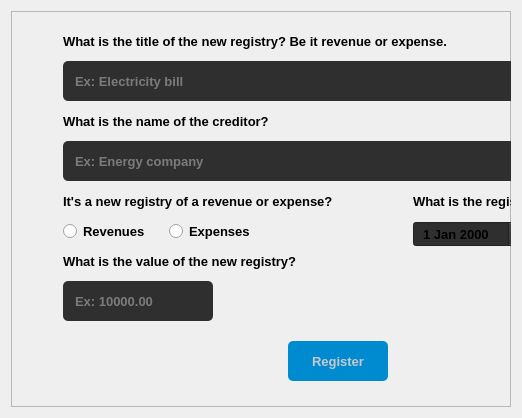
            <widget class="QWidget" name="tb_add">
             <attribute name="icon">
              <iconset>
               <normalon>:/add/mais.png</normalon>
              </iconset>
             </attribute>
             <attribute name="title">
              <string>Add</string>
             </attribute>
             <layout class="QHBoxLayout" name="horizontalLayout_11">
              <item>
               <widget class="QFrame" name="fr_add_content">
                <property name="minimumSize">
                 <size>
                  <width>500</width>
                  <height>396</height>
                 </size>
                </property>
                <property name="maximumSize">
                 <size>
                  <width>654</width>
                  <height>600</height>
                 </size>
                </property>
                <property name="styleSheet">
                 <string notr="true"/>
                </property>
                <property name="frameShape">
                 <enum>QFrame::StyledPanel</enum>
                </property>
                <property name="frameShadow">
                 <enum>QFrame::Raised</enum>
                </property>
                <widget class="QLineEdit" name="ld_add_title">
                 <property name="geometry">
                  <rect>
                   <x>52</x>
                   <y>50</y>
                   <width>550</width>
                   <height>40</height>
                  </rect>
                 </property>
                 <property name="maximumSize">
                  <size>
                   <width>550</width>
                   <height>16777215</height>
                  </size>
                 </property>
                 <property name="font">
                  <font>
                   <pointsize>10</pointsize>
                   <bold>true</bold>
                  </font>
                 </property>
                 <property name="styleSheet">
                  <string notr="true">QLineEdit{
	border-radius: 5px;
	padding-left: 10px;
	padding-right: 10px;
	background-color: rgb(47, 47, 47);
	color: rgb(200,200,200);
}
QLineEdit:focus{
	border: 2px solid rgb(0, 122, 209);
	border: 2px solid rgb(172, 235, 226);
	color: rgb(255,255,255);
}</string>
                 </property>
                 <property name="maxLength">
                  <number>40</number>
                 </property>
                 <property name="placeholderText">
                  <string>Ex: Electricity bill</string>
                 </property>
                </widget>
                <widget class="QLineEdit" name="ld_add_creditor">
                 <property name="geometry">
                  <rect>
                   <x>52</x>
                   <y>130</y>
                   <width>550</width>
                   <height>40</height>
                  </rect>
                 </property>
                 <property name="maximumSize">
                  <size>
                   <width>550</width>
                   <height>16777215</height>
                  </size>
                 </property>
                 <property name="font">
                  <font>
                   <pointsize>10</pointsize>
                   <bold>true</bold>
                  </font>
                 </property>
                 <property name="styleSheet">
                  <string notr="true">QLineEdit{
	border-radius: 5px;
	padding-left: 10px;
	padding-right: 10px;
	background-color: rgb(47, 47, 47);
	color: rgb(200,200,200);
}
QLineEdit:focus{
	border: 2px solid rgb(0, 122, 209);
	border: 2px solid rgb(172, 235, 226);
	color: rgb(255,255,255);
}</string>
                 </property>
                 <property name="maxLength">
                  <number>40</number>
                 </property>
                 <property name="placeholderText">
                  <string>Ex: Energy company</string>
                 </property>
                </widget>
                <widget class="QRadioButton" name="rb_add_revenues">
                 <property name="geometry">
                  <rect>
                   <x>52</x>
                   <y>210</y>
                   <width>96</width>
                   <height>20</height>
                  </rect>
                 </property>
                 <property name="font">
                  <font>
                   <pointsize>10</pointsize>
                   <bold>true</bold>
                  </font>
                 </property>
                 <property name="cursor">
                  <cursorShape>PointingHandCursor</cursorShape>
                 </property>
                 <property name="styleSheet">
                  <string notr="true"/>
                 </property>
                 <property name="text">
                  <string>Revenues</string>
                 </property>
                </widget>
                <widget class="QRadioButton" name="rb_add_expenses">
                 <property name="geometry">
                  <rect>
                   <x>158</x>
                   <y>210</y>
                   <width>96</width>
                   <height>20</height>
                  </rect>
                 </property>
                 <property name="font">
                  <font>
                   <pointsize>10</pointsize>
                   <bold>true</bold>
                  </font>
                 </property>
                 <property name="cursor">
                  <cursorShape>PointingHandCursor</cursorShape>
                 </property>
                 <property name="text">
                  <string>Expenses</string>
                 </property>
                </widget>
                <widget class="QLabel" name="lb_add_question_rev_exp">
                 <property name="geometry">
                  <rect>
                   <x>52</x>
                   <y>180</y>
                   <width>280</width>
                   <height>20</height>
                  </rect>
                 </property>
                 <property name="font">
                  <font>
                   <pointsize>10</pointsize>
                   <bold>true</bold>
                  </font>
                 </property>
                 <property name="text">
                  <string>It's a new registry of a revenue or expense?</string>
                 </property>
                </widget>
                <widget class="QLabel" name="lb_add_question_title">
                 <property name="geometry">
                  <rect>
                   <x>52</x>
                   <y>20</y>
                   <width>410</width>
                   <height>20</height>
                  </rect>
                 </property>
                 <property name="font">
                  <font>
                   <pointsize>10</pointsize>
                   <bold>true</bold>
                  </font>
                 </property>
                 <property name="text">
                  <string>What is the title of the new registry? Be it revenue or expense.</string>
                 </property>
                </widget>
                <widget class="QLabel" name="lb_add_question_creditor">
                 <property name="geometry">
                  <rect>
                   <x>52</x>
                   <y>100</y>
                   <width>220</width>
                   <height>20</height>
                  </rect>
                 </property>
                 <property name="font">
                  <font>
                   <pointsize>10</pointsize>
                   <bold>true</bold>
                  </font>
                 </property>
                 <property name="text">
                  <string>What is the name of the creditor?</string>
                 </property>
                </widget>
                <widget class="QLineEdit" name="ld_add_value">
                 <property name="geometry">
                  <rect>
                   <x>52</x>
                   <y>270</y>
                   <width>150</width>
                   <height>40</height>
                  </rect>
                 </property>
                 <property name="maximumSize">
                  <size>
                   <width>550</width>
                   <height>16777215</height>
                  </size>
                 </property>
                 <property name="font">
                  <font>
                   <pointsize>10</pointsize>
                   <bold>true</bold>
                  </font>
                 </property>
                 <property name="styleSheet">
                  <string notr="true">QLineEdit{
	border-radius: 5px;
	padding-left: 10px;
	padding-right: 10px;
	background-color: rgb(47, 47, 47);
	color: rgb(200,200,200);
}
QLineEdit:focus{
	border: 2px solid rgb(0, 122, 209);
	border: 2px solid rgb(172, 235, 226);
	color: rgb(255,255,255);
}</string>
                 </property>
                 <property name="maxLength">
                  <number>40</number>
                 </property>
                 <property name="placeholderText">
                  <string>Ex: 10000.00</string>
                 </property>
                </widget>
                <widget class="QLabel" name="lb_add_question_value">
                 <property name="geometry">
                  <rect>
                   <x>52</x>
                   <y>240</y>
                   <width>250</width>
                   <height>20</height>
                  </rect>
                 </property>
                 <property name="font">
                  <font>
                   <pointsize>10</pointsize>
                   <bold>true</bold>
                  </font>
                 </property>
                 <property name="text">
                  <string>What is the value of the new registry?</string>
                 </property>
                </widget>
                <widget class="QLabel" name="lb_add_question_date">
                 <property name="geometry">
                  <rect>
                   <x>402</x>
                   <y>180</y>
                   <width>200</width>
                   <height>20</height>
                  </rect>
                 </property>
                 <property name="font">
                  <font>
                   <pointsize>10</pointsize>
                   <bold>true</bold>
                  </font>
                 </property>
                 <property name="text">
                  <string>What is the registry due date?</string>
                 </property>
                </widget>
                <widget class="QDateEdit" name="de_add_date">
                 <property name="geometry">
                  <rect>
                   <x>402</x>
                   <y>210</y>
                   <width>110</width>
                   <height>26</height>
                  </rect>
                 </property>
                 <property name="font">
                  <font>
                   <pointsize>10</pointsize>
                   <bold>true</bold>
                  </font>
                 </property>
                 <property name="styleSheet">
                  <string notr="true">background-color: rgb(47, 47, 47);
padding-left: 5px;
padding-right: 5px;</string>
                 </property>
                </widget>
                <widget class="QPushButton" name="btn_add_register">
                 <property name="geometry">
                  <rect>
                   <x>277</x>
                   <y>330</y>
                   <width>100</width>
                   <height>40</height>
                  </rect>
                 </property>
                 <property name="font">
                  <font>
                   <pointsize>10</pointsize>
                   <bold>true</bold>
                  </font>
                 </property>
                 <property name="cursor">
                  <cursorShape>PointingHandCursor</cursorShape>
                 </property>
                 <property name="styleSheet">
                  <string notr="true">QPushButton{
	border-radius: 5px;
	background-color: rgb(0, 139, 209);
	color: rgb(200,200,200);
}
QPushButton:hover{
	background-color: rgb(0, 130, 215);
}
QPushButton:pressed{
	background-color: rgb(0, 122, 209);
}</string>
                 </property>
                 <property name="text">
                  <string>Register</string>
                 </property>
                </widget>
               </widget>
              </item>
             </layout>
            </widget>
